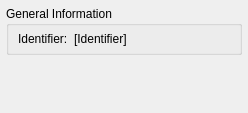
<?xml version="1.0" encoding="UTF-8"?>
<ui version="4.0">
 <class>DockWidgetNewportConexLDS</class>
 <widget class="QWidget" name="DockWidgetNewportConexLDS">
  <property name="geometry">
   <rect>
    <x>0</x>
    <y>0</y>
    <width>248</width>
    <height>113</height>
   </rect>
  </property>
  <property name="minimumSize">
   <size>
    <width>0</width>
    <height>109</height>
   </size>
  </property>
  <property name="windowTitle">
   <string>Form</string>
  </property>
  <layout class="QVBoxLayout" name="verticalLayout">
   <property name="margin" stdset="0">
    <number>6</number>
   </property>
   <item>
    <widget class="QGroupBox" name="groupInfo">
     <property name="sizePolicy">
      <sizepolicy hsizetype="Preferred" vsizetype="Minimum">
       <horstretch>0</horstretch>
       <verstretch>0</verstretch>
      </sizepolicy>
     </property>
     <property name="minimumSize">
      <size>
       <width>0</width>
       <height>0</height>
      </size>
     </property>
     <property name="maximumSize">
      <size>
       <width>16777215</width>
       <height>16777215</height>
      </size>
     </property>
     <property name="title">
      <string>General Information</string>
     </property>
     <layout class="QHBoxLayout" name="horizontalLayout">
      <property name="topMargin">
       <number>6</number>
      </property>
      <property name="bottomMargin">
       <number>6</number>
      </property>
      <item>
       <widget class="QLabel" name="lbl1">
        <property name="sizePolicy">
         <sizepolicy hsizetype="Maximum" vsizetype="Preferred">
          <horstretch>0</horstretch>
          <verstretch>0</verstretch>
         </sizepolicy>
        </property>
        <property name="text">
         <string>Identifier:</string>
        </property>
       </widget>
      </item>
      <item>
       <widget class="QLabel" name="lblIdentifier">
        <property name="text">
         <string>[Identifier]</string>
        </property>
       </widget>
      </item>
     </layout>
    </widget>
   </item>
   <item>
    <spacer name="verticalSpacer">
     <property name="orientation">
      <enum>Qt::Vertical</enum>
     </property>
     <property name="sizeHint" stdset="0">
      <size>
       <width>20</width>
       <height>40</height>
      </size>
     </property>
    </spacer>
   </item>
  </layout>
 </widget>
 <resources/>
 <connections/>
</ui>
